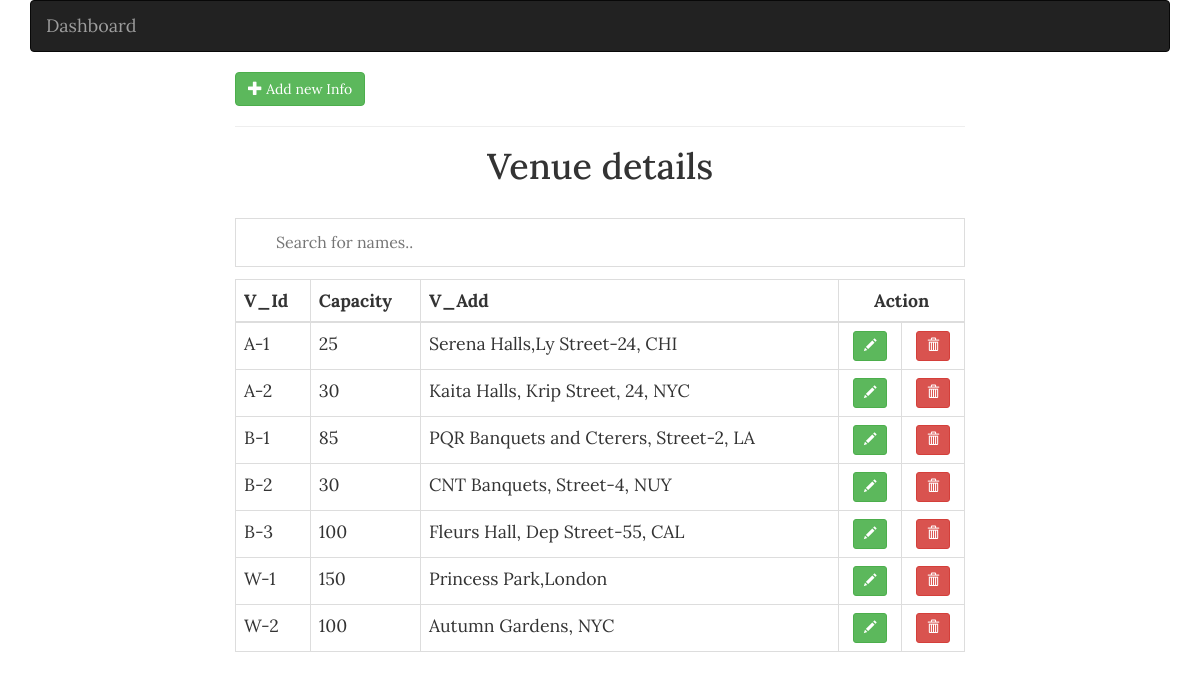
The page /admin/venue/venueList.php on the database its author committed.
### tables this page shows
CREATE TABLE `venue` (
  `V_Id` varchar(250) NOT NULL,
  `Capacity` float NOT NULL,
  `V_Add` varchar(250) NOT NULL
);

### admin/venue/venueLogic.php (called while the page is built, shortened)
<?php
  function getAllRoles(){
    $sql = "SELECT v_id,capacity,v_add FROM venue";
    $venue = getMultipleRecords($sql);
    return $venue;
  }

### config.php (called while the page is built, shortened)
<?php
	$conn = new mysqli("localhost", "root", "", "event");
	function getMultipleRecords($sql, $types = null, $params = []) {
  global $conn;
  $stmt = $conn->prepare($sql);
  $stmt->execute();
  $result = $stmt->get_result();
  $user = $result->fetch_all(MYSQLI_ASSOC);
  return $user;
}
?>

### admin/venue/venueList.php (the view, shortened to what this page needs)
<?php include('../../config.php') ?>
<?php include(ROOT_PATH . '/admin/venue/venueLogic.php') ?>
<?php
  $venue = getAllRoles();
?>
<!DOCTYPE html>
<html>
<head>
  <link rel="stylesheet" href="https://cdnjs.cloudflare.com/ajax/libs/twitter-bootstrap/3.3.7/css/bootstrap.min.css" />
  <link rel="stylesheet" href="../../static/css/style.css">
</head>
<body>
  <?php include(INCLUDE_PATH . "/layouts/admin_navbar.php") ?>
  <div class="col-md-8 col-md-offset-2">
    <a href="venueForm.php" class="btn btn-success">
      <span class="glyphicon glyphicon-plus"></span>
      Add new Info
    </a>
    <hr>
    <h1 class="text-center">Venue details</h1>
    <br />
    <?php if (isset($venue)): ?>
     <input type="text" id="myInput" onkeyup="myFunction()" placeholder="Search for names..">
      <table class="table table-bordered" id="myTable_v">
        <thead>
          <tr>
            <th>V_Id</th>
            <th>Capacity</th>
            <th>V_Add</th>
            <th class="text-center" colspan=2>Action</th>
          </tr>
        </thead>
        <tbody>
          <?php foreach ($venue as $key => $value): ?>
            <tr>
              <td><?php echo $value['v_id'] ?></td>
              <td><?php echo $value['capacity'] ?></td>
              <td><?php echo $value['v_add'] ?></td>
              <td class="text-center">
                <a href="<?php echo BASE_URL ?>admin/staff/venueForm.php?edit_role=<?php echo $value['v_id'] ?>" class="btn btn-sm btn-success">
                  <span class="glyphicon glyphicon-pencil"></span>
                </a>
              </td>
              <td class="text-center">
                <a href="<?php echo BASE_URL ?>admin/staff/venueForm.php?delete_role=<?php echo $value['v_id'] ?>" class="btn btn-sm btn-danger">
                  <span class="glyphicon glyphicon-trash"></span>
                </a>
              </td>
            </tr>
          <?php endforeach; ?>
        </tbody>
      </table>
    <?php else: ?>
      <h2 class="text-center">No info in table</h2>
    <?php endif; ?>
  </div>
  <?php include(INCLUDE_PATH . "/layouts/footer.php") ?>
</body>
</html>

### assets/css/style.css (style rules this page uses)
* { font-family: 'Lora', serif; font-size: 1.04em; }

### admin/venue/venueList.php (style rules this page uses)
#myInput { background-image: url('/css/searchicon.png'); background-position: 10px 12px; background-repeat: no-repeat; width: 100%; font-size: 16px; padding: 12px 20px 12px 40px; border: 1px solid #ddd; margin-bottom: 12px; }

### rows shown on the page
venue: V_Id "A-1", Capacity "25", V_Add "Serena Halls,Ly Street-24, CHI"
venue: V_Id "A-2", Capacity "30", V_Add "Kaita Halls, Krip Street, 24, NYC"
venue: V_Id "B-1", Capacity "85", V_Add "PQR Banquets and Cterers, Street-2, LA"
venue: V_Id "B-2", Capacity "30", V_Add "CNT Banquets, Street-4, NUY"
venue: V_Id "B-3", Capacity "100", V_Add "Fleurs Hall, Dep Street-55, CAL"
venue: V_Id "W-1", Capacity "150", V_Add "Princess Park,London"
venue: V_Id "W-2", Capacity "100", V_Add "Autumn Gardens, NYC"
